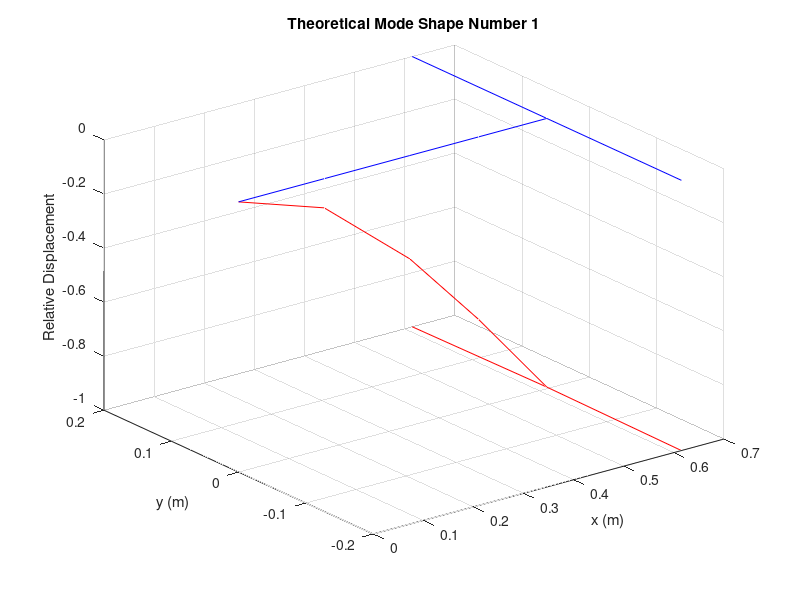
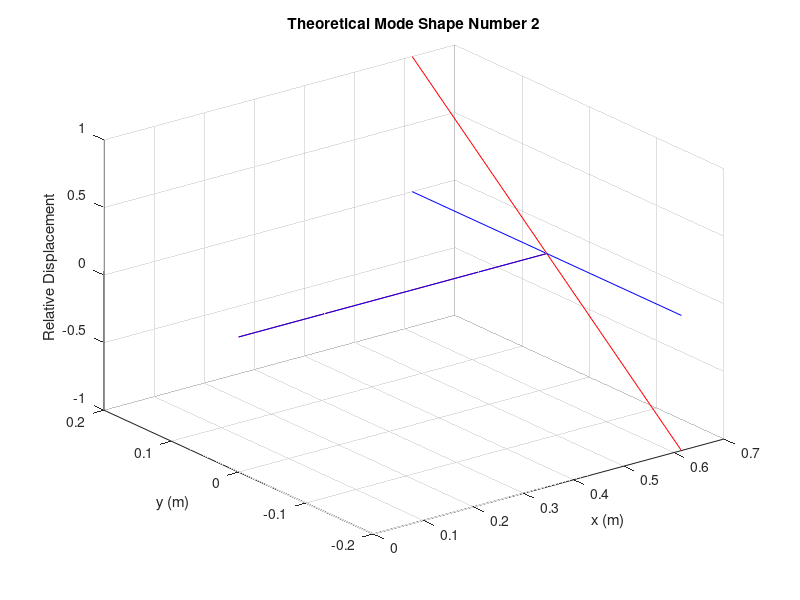
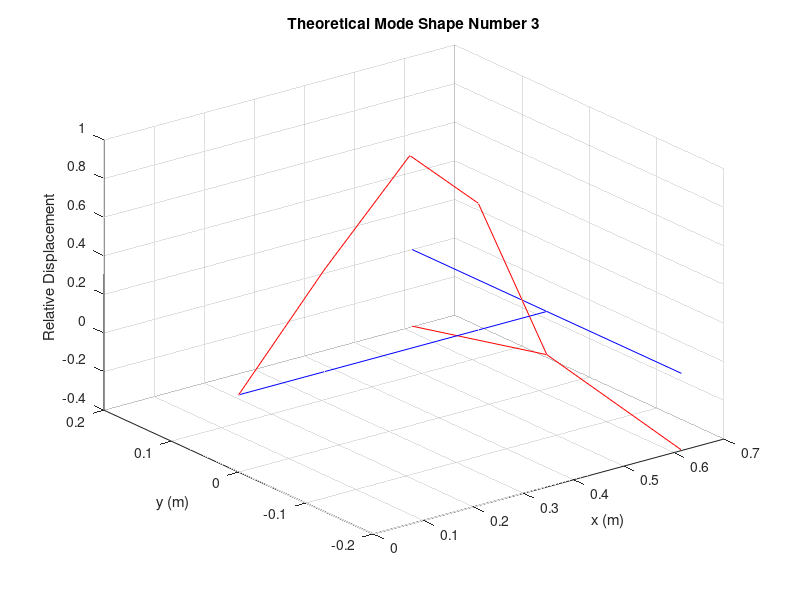
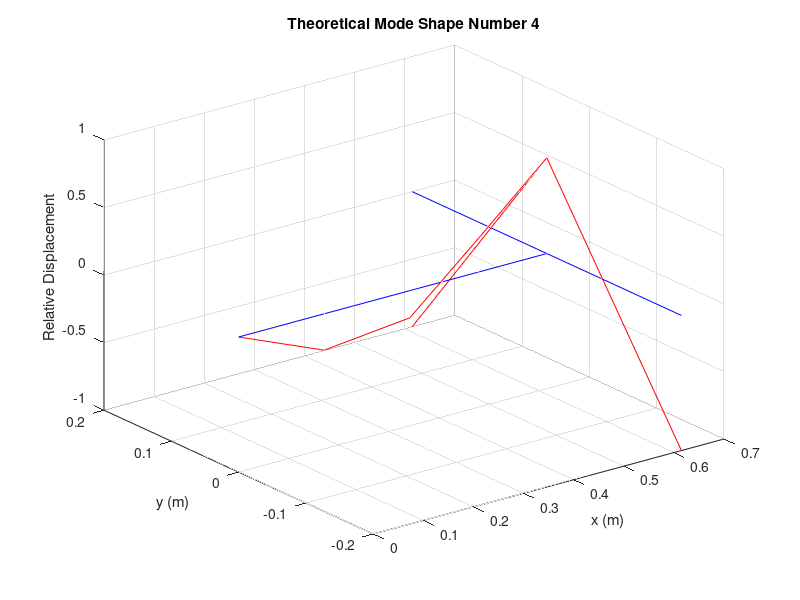

The MATLAB source for these figures, in order:
clear;

%% Finding Mass Matrix
% Youngs Modulus in Pa
E = 200e9;

% Poisson's ratio
v = 0.25;

% Shear Modulus in Pa
G = E/(2*(1+v));

% Density in kg/m^3
rho = 7800;

% Lengths in m
L1 = 0.582; L2 = 0.615; L3 = 0.645;
l1 = 0.166; l2 = 0.200;
LA = L3; LB = 2*l2;

% Widths in m
wA = 0.06376; wB = 0.06369;

% Thicknesses in m
tA = 0.00673; tB = 0.00649;

% Beam masses in kg
MA = LA*wA*tA*rho; MB = LB*wB*tB*rho;

% Mass matrix elements in kg
m1 = MA*5/18; m2 = MA*1/4; m3 = MA*2/9;
m4 = (MA*1/9) + (MB*1/2); m5 = MB*1/4; m6 = MB*1/4;
Mass_Matrix = [m1 0 0 0 0 0
              0 m2 0 0 0 0
              0 0 m3 0 0 0
              0 0 0 m4 0 0
              0 0 0 0 m5 0
              0 0 0 0 0 m6];
disp("Mass Matrix:")
disp(Mass_Matrix)

%% Finding Flexibility Matrix
% Moments of inertia in kgm^2 and torsional constant in kgm^2
Ia = wA*tA^3/12;
Ib = wB*tB^3/12;
ca = wA*tA^3/3;

% Calculating matrix components
a11 = (125*(LA^3))/(17496*E*Ia);
a12 = (625*(LA^3))/(34992*E*Ia);
a13 = (925*(LA^3))/(34992*E*Ia);
a14 = (1225*(LA^3))/(34992*E*Ia); a15 = a14; a16 = a14;

a21 = a12;
a22 = (125*(LA^3))/(2187*E*Ia);
a23 = (200*(LA^3))/(2187*E*Ia);
a24 = (275*(LA^3))/(2187*E*Ia); a25 = a24; a26 = a24;

a31 = a13; a32 = a23;
a33 = (343*(LA^3))/(2187*E*Ia);
a34 = (490*(LA^3))/(2187*E*Ia); a35 = a34; a36 = a34;

a41 = a14; a42 = a24;  a43 = a34; 
a44 = (LA^3)/(3*E*Ia); a45 = a44; a46 = a44;

a51 = a15; a52 = a25; a53 = a35; a54 = a45;
a55 = ((LA^3)/(3*E*Ia))+(LA*(LB^2))/(4*G*ca)+(LB^3)/(24*E*Ib);
a56 = (LA^3)/(3*E*Ia)-(LA*(LB^2))/(4*G*ca);

a61 = a16; a62 = a26; a63 = a36; a64 = a46; a65 = a56; a66 = a55;

a = [a11 a12 a13 a14 a15 a16;
 a21 a22 a23 a24 a25 a26;
 a31 a32 a33 a34 a35 a36;
 a41 a42 a43 a44 a45 a46;
 a51 a52 a53 a54 a55 a56;
 a61 a62 a63 a64 a65 a66];
disp("Flexibility Matrix:")
disp(a)

%% Finding Dynamical Matrix
[D] = a*Mass_Matrix;
disp("Dynamical Matrix:")
disp(D)

%% Finding eigenvalues/eigenvectors
[R, J] = eig(D);
[JS, n] = sort(diag(J), 'descend');

% Eigenvectors
R = R(:, n);

wn = sqrt(1./JS);
fn = wn/(2*pi);

% Node positions on beams and their displacements
nodesA = L2.*[5/18 10/18 14/18 1];
nodesB = [-LB*0.5 0 LB*0.5];

%% Plotting Predicted Mode Shapes
for i = 1:6
 % Beam A coordinates
 xA = [0 nodesA];
 yA = [0 0 0 0 0];
 zA = [0 R(1:4,i)'];
 zA0 = [0 0 0 0 0];
 % Beam B coordinates
 xB = [L2 L2 L2];
 yB = nodesB;
 zB = [R(5,i) R(4,i) R(6,i)];
 zB0 = [0 0 0];
 % Converting to relative displacement
 maxz = max(max(abs(zA)), max(abs(zB)));
 zA = zA/maxz;
 zB = zB/maxz;
 
 % Plotting values
 figure(i)
 plot3(xA,yA,zA,'r',xB,yB,zB,'r')
 hold on;
 % Plotting beam shape
 plot3(xA,yA,zA0,'b',xB,yB,zB0,'b')

 % Plot details
 grid on
 title(['Theoretical Mode Shape Number ' num2str(i)])
 xlabel('x (m)');
 ylabel('y (m)');
 zlabel('Relative Displacement')
end